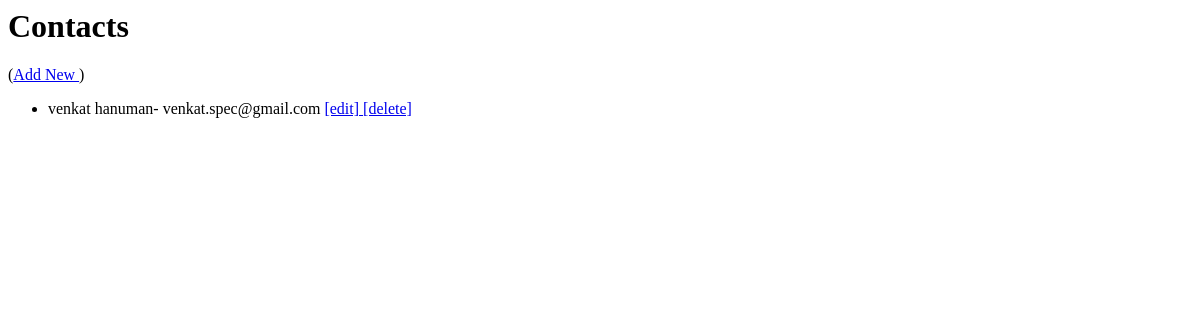
The app's page /, older data.
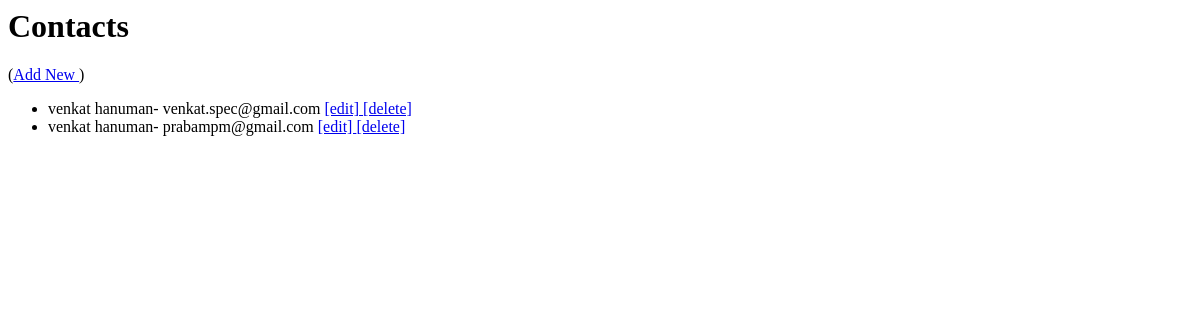
The same page, newer data.
### webapp/models.py (models this page shows)
class Contact(models.Model):
    first_name = models.CharField(
        max_length=255,
    )
    last_name = models.CharField(
        max_length=255,
    )
    email = models.EmailField()
    def __str__(self):
        return ' '.join([
            self.first_name,
            self.last_name,
        ])

### webapp/views.py (the view)
# urls.py: url(r'^$', webapp.views.ListContactView.as_view(),name='contacts-list'),
class ListContactView(ListView):
    model = Contact

### demo/templates/webapp/contact_list.html (shortened to what this page needs)
<html>
<head>
</head>
<body>
<h1>Contacts</h1>(<a href="/add">Add New </a>)
<ul>
  {% for contact in object_list %}
    <li class="contact">{{ contact }}- {{contact.email}} <a href="/edit/{{contact.id}}">[edit] </a> <a href="/delete/{{contact.id}}">[delete]</a></li>
  {% endfor %}
</ul>
</body>
</html>

Row changes from the older to the newer data that the page shows:
added Contact: first_name+last_name "venkat hanuman", email "prabampm@gmail.com"
